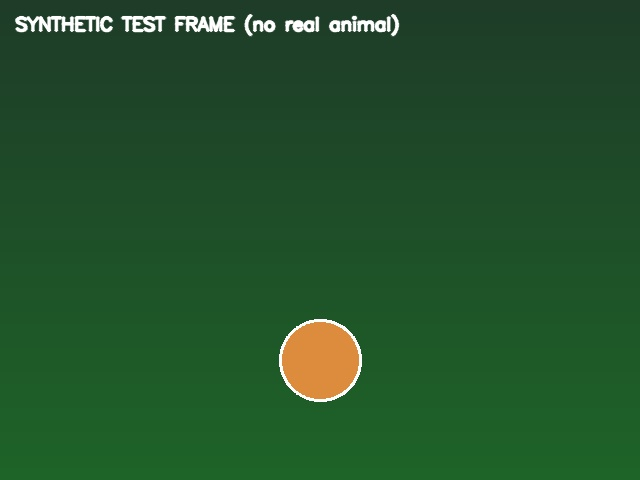
#> input picture datasets/sample_images/synthetic_000.jpg, 640 x 480 px
$ python -i image.py   (imports and definitions only)
#> lines starting #> are read from the running program, lines starting #| are printed output that depends on the picture
#> further down, picture is the input picture: shape (480, 640, 3); mean B, G, R 42.9, 82.9, 35.8
"""
Image processing utilities:
- Drawing bounding boxes, species tags, and tracking IDs
- Drawing motion trajectory trails
- Drawing virtual enclosure/fence polygons
- Low-light and night vision enhancement (CLAHE, gamma, denoising)
"""

import cv2
import numpy as np
from typing import List, Tuple, Optional, Dict, Any

# Distinct color palette for species / track IDs
COLOR_PALETTE = [
    (46, 204, 113),  # Green
    (52, 152, 219),  # Blue
    (241, 196, 15),  # Yellow
    (230, 126, 34),  # Orange
    (155, 89, 182),  # Purple
    (26, 188, 156),  # Turquoise
    (231, 76, 60),   # Red
    (243, 156, 18),  # Amber
    (22, 160, 133),  # Dark cyan
    (142, 68, 173),  # Violet
]


def get_color_for_id(id_val: int) -> Tuple[int, int, int]:
    """Returns a deterministic RGB/BGR color tuple for a track or class ID."""
    return COLOR_PALETTE[abs(int(id_val)) % len(COLOR_PALETTE)]


# [107 lines left out: functions draw_bounding_box, draw_trajectory, draw_fence_polygon, not called in this run]


def enhance_night_vision(
    image: np.ndarray,
    clip_limit: float = 3.0,
    tile_grid_size: Tuple[int, int] = (8, 8),
    gamma: float = 1.3,
    denoise: bool = False,
) -> np.ndarray:
    """
    Applies night-vision / low-light enhancement:
    1. Converts image to LAB color space.
    2. Applies Contrast Limited Adaptive Histogram Equalization (CLAHE) to Luminance channel.
    3. Converts back to BGR.
    4. Applies gamma correction for shadow recovery.
    5. Optional fast bilateral denoising.
    """
#> called with clip_limit = 3, tile_grid_size = (8, 8), gamma = 1.3, denoise = False
    if image is None or image.size == 0:
        return image

    # LAB CLAHE
    lab = cv2.cvtColor(image, cv2.COLOR_BGR2LAB)
#> lab: shape (480, 640, 3); mean of channels 0, 1, 2 79.5, 102.7, 146.8
    l, a, b = cv2.split(lab)
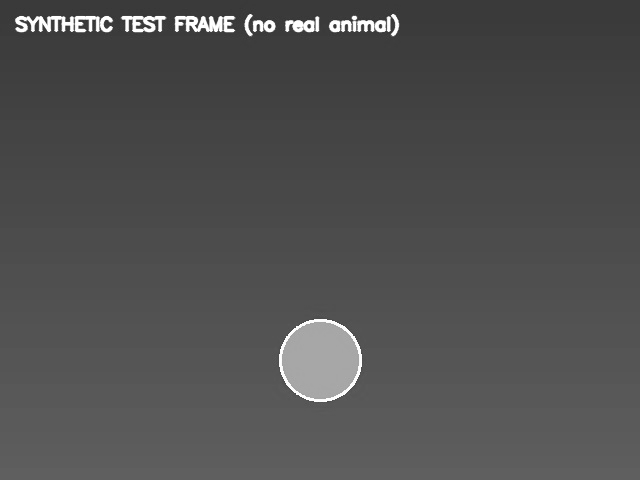
#> l: shape (480, 640); min 47, max 255, mean 79.5
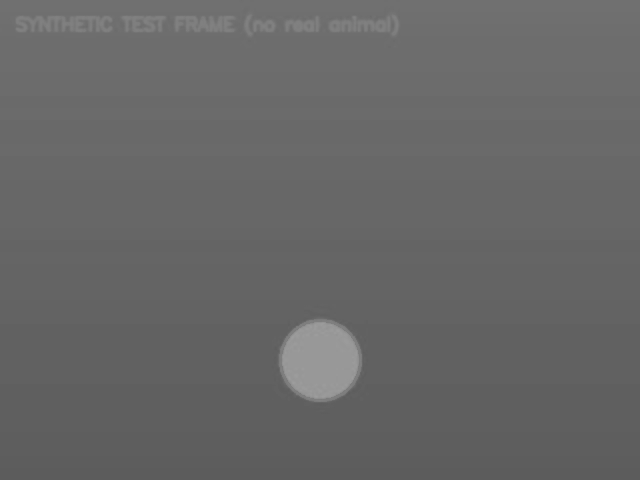
#> a: shape (480, 640); min 92, max 157, mean 102.7
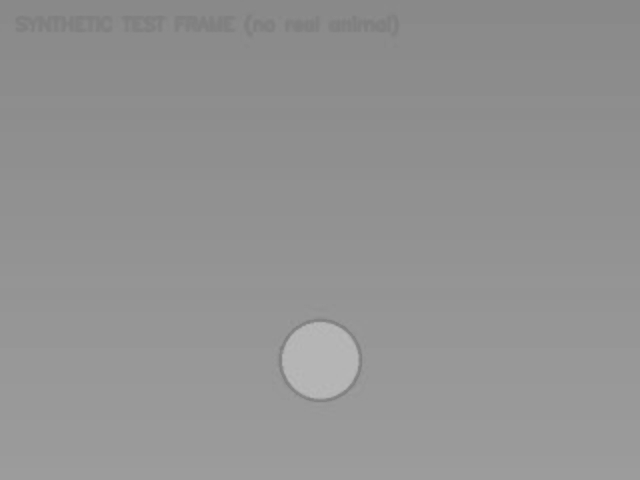
#> b: shape (480, 640); min 126, max 186, mean 146.8
    clahe = cv2.createCLAHE(clipLimit=clip_limit, tileGridSize=tile_grid_size)
    cl = clahe.apply(l)
    limg = cv2.merge((cl, a, b))
#> limg: shape (480, 640, 3); mean of channels 0, 1, 2 84.2, 102.7, 146.8
    enhanced = cv2.cvtColor(limg, cv2.COLOR_LAB2BGR)

    # Gamma correction
    if abs(gamma - 1.0) > 0.05:
        inv_gamma = 1.0 / gamma
        table = np.array([((i / 255.0) ** inv_gamma) * 255 for i in np.arange(0, 256)]).astype("uint8")
        enhanced = cv2.LUT(enhanced, table)
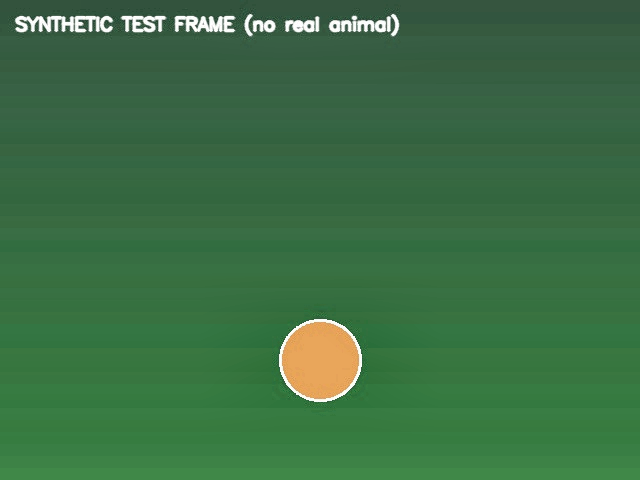
#> enhanced: shape (480, 640, 3); mean B, G, R 68.1, 110.9, 59.8

    # Optional fast denoising
    if denoise:
        enhanced = cv2.fastNlMeansDenoisingColored(enhanced, None, 5, 5, 7, 21)

    return enhanced

>>> import cv2
>>> picture = cv2.imread('../datasets/sample_images/synthetic_000.jpg')
>>> result = enhance_night_vision(picture)

$ run again, on datasets/sample_images/synthetic_002.jpg
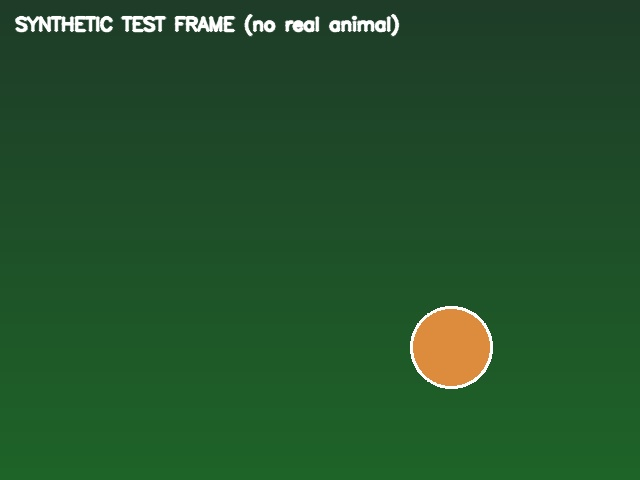
#> input picture datasets/sample_images/synthetic_002.jpg, 640 x 480 px
#> picture is the input picture: shape (480, 640, 3); mean B, G, R 42.9, 82.9, 35.8
#> lab: shape (480, 640, 3); mean of channels 0, 1, 2 79.5, 102.7, 146.8
#> in enhance_night_vision, `l, a, b = cv2.split(lab)`:
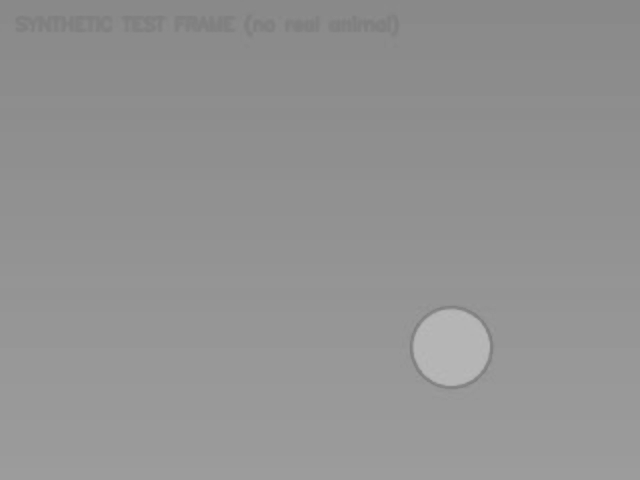
#> b: shape (480, 640); min 127, max 185, mean 146.8
#> limg: shape (480, 640, 3); mean of channels 0, 1, 2 84.4, 102.7, 146.8
#> in enhance_night_vision, `enhanced = cv2.LUT(enhanced, table)`:
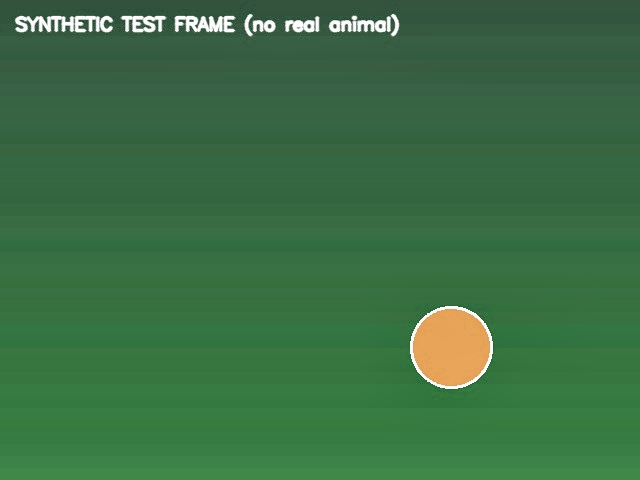
#> enhanced: shape (480, 640, 3); mean B, G, R 68.2, 111, 60
